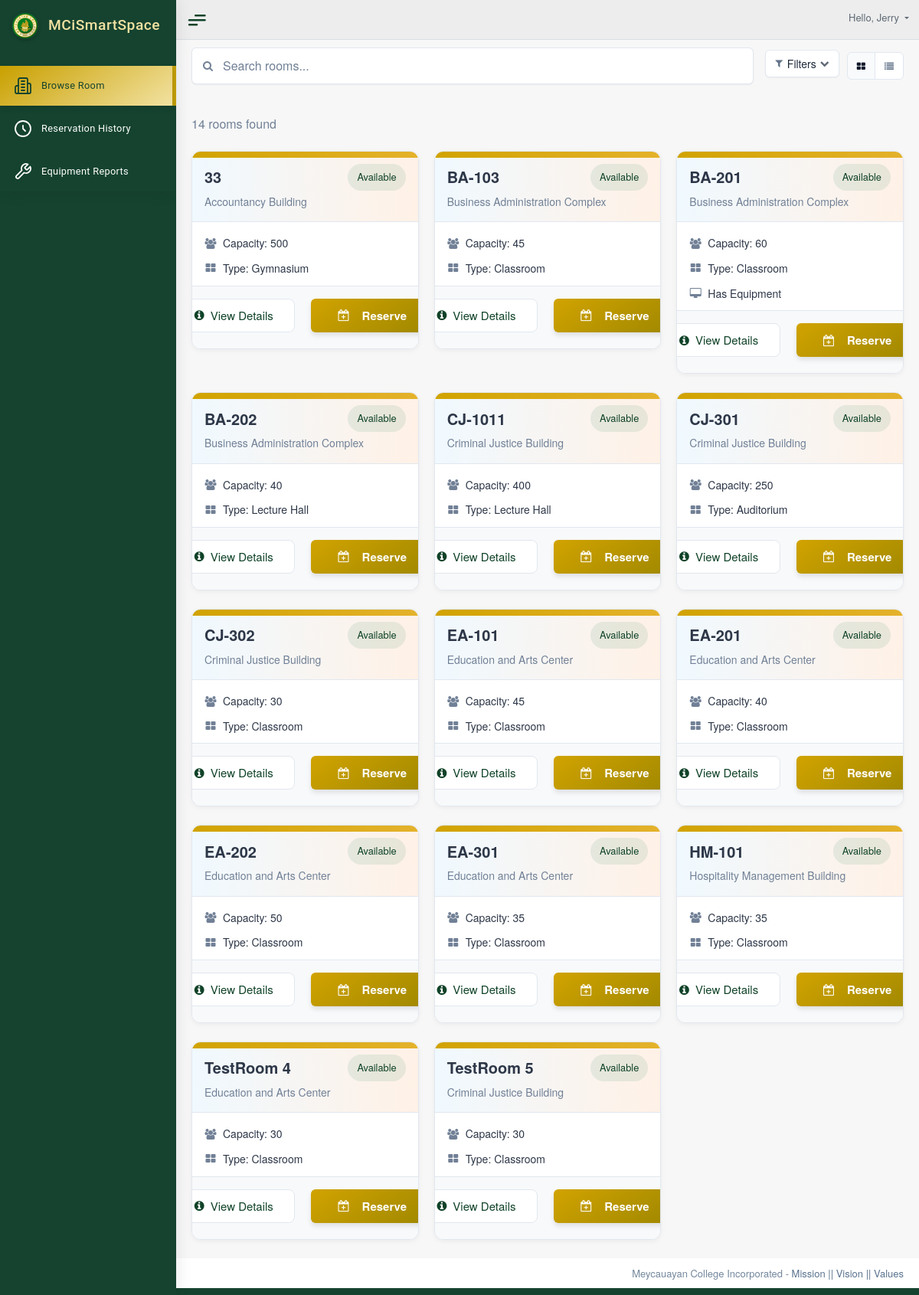
Screenshot of /users/users_browse_room.php (signed in) with the database file from the repository.
### tables this page shows
CREATE TABLE `rooms` (
  `id` int(11) NOT NULL,
  `room_name` varchar(255) NOT NULL,
  `room_type` varchar(255) NOT NULL,
  `capacity` int(11) NOT NULL,
  `RoomStatus` enum('available','occupied','maintenance') DEFAULT 'available',
  `created_at` timestamp NOT NULL DEFAULT current_timestamp(),
  `building_id` int(11) DEFAULT NULL
);

CREATE TABLE `buildings` (
  `id` int(11) NOT NULL,
  `building_name` varchar(255) NOT NULL,
  `department` varchar(255) NOT NULL,
  `number_of_floors` int(11) NOT NULL,
  `created_at` timestamp NOT NULL DEFAULT current_timestamp()
);

### users/users_browse_room.php (the view, shortened to what this page needs)
<!DOCTYPE html>
<html lang="en">
<head>
    <link rel="stylesheet" href="https://cdn.materialdesignicons.com/4.9.95/css/materialdesignicons.min.css">
    <link href="../vendors/bootstrap/dist/css/bootstrap.min.css" rel="stylesheet">
    <link href="../vendors/fontawesome/css/font-awesome.min.css" rel="stylesheet">
    <link href="../vendors/malihu-custom-scrollbar-plugin/jquery.mCustomScrollbar.min.css" rel="stylesheet" />
    <link href="../public/css/user_styles/custom.css" rel="stylesheet">
    <link href="../public/css/user_styles/custom2.css" rel="stylesheet">
    <link href="../public/css/user_styles/room-browser.css" rel="stylesheet">
    <link href="../public/css/user_styles/room-browser-styles.css" rel="stylesheet">
    <link href="../public/css/user_styles/room-reservation.css" rel="stylesheet">
    <link href="../public/css/user_styles/equipment-details.css" rel="stylesheet">
</head>
<body class="nav-md">
    <div class="container body">
        <div class="main_container">
            <?php include "layout/sidebar.php"; ?>
            <?php include "layout/topnav.php"; ?>
            <div class="right_col" role="main">
                <div>
                    <div class="row">
                        <div class="col-md-12">
                            <div class="search-filter-wrapper">
                                <div class="search-bar-container">
                                    <div class="search-input-wrapper">
                                        <i class="fa fa-search search-icon"></i>
                                        <input type="text" id="searchRooms" class="form-control" placeholder="Search rooms...">
                                    </div>
                                    <div class="view-toggle-container">
                                        <button class="filter-button" id="filterToggleBtn" type="button" onclick="toggleFilterDropdown(event)">
                                            <i class="fa fa-filter"></i> Filters <span class="filter-count-bubble" id="filterCountBubble">0</span> <i class="fa fa-chevron-down filter-chevron"></i>
                                        </button>
                                        <div class="view-toggle btn-group" role="group">
                                            <button type="button" class="btn active" id="gridView">
                                                <i class="fa fa-th-large"></i>
                                            </button>
                                            <button type="button" class="btn" id="listView">
                                                <i class="fa fa-list"></i>
                                            </button>
                                        </div>
                                    </div>
                                </div>
                                            <?php
                                            $conn = db();
                                            ?>
                            </div>
                            <div id="roomCount" class="room-count-display">6 rooms found</div>
                            <div class="row" id="roomsGrid">
                                <?php
                                $base_sql = "SELECT r.id, r.room_name, r.room_type, r.capacity, r.RoomStatus, b.id as building_id, b.building_name,
                            (SELECT COUNT(*) FROM room_equipment re WHERE re.room_id = r.id) as equipment_count
                            FROM rooms r
                            JOIN buildings b ON r.building_id = b.id";
                                $base_sql .= " ORDER BY r.room_name";
                                $stmt = $conn->prepare($base_sql);
                                $stmt->execute();
                                $result = $stmt->get_result();
                                if ($result->num_rows > 0) {
                                    while ($row = $result->fetch_assoc()) {
                                        $roomId = $row['id'];
                                        $roomName = $row['room_name'];
                                        $roomType = $row['room_type'];
                                        $capacity = $row['capacity'];
                                        $buildingId = $row['building_id'];
                                        $buildingName = $row['building_name'];
                                        $status = strtolower($row['RoomStatus']);
                                        $hasEquipment = $row['equipment_count'] > 0;
                                        $statusClass = "";
                                        $statusText = "";
                                        switch ($status) {
                                            case 'available':
                                                $statusClass = "label-success";
                                                $statusText = "Available";
                                                break;
                                        }
                                ?>
                                        <div class="col-md-4 room-card"
                                            data-room-id="<?php echo $roomId; ?>"
                                            data-building-id="<?php echo $buildingId; ?>"
                                            data-building-name="<?php echo htmlspecialchars($buildingName); ?>"
                                            data-room-name="<?php echo htmlspecialchars($roomName); ?>"
                                            data-room-type="<?php echo htmlspecialchars($roomType); ?>"
                                            data-capacity="<?php echo $capacity; ?>"
                                            data-status="<?php echo $status; ?>"
                                            data-status-text="<?php echo $statusText; ?>"
                                            data-status-class="<?php echo $statusClass; ?>"
                                            data-has-equipment="<?php echo $hasEquipment ? 'true' : 'false'; ?>">
                                            <div class="x_panel">
                                                <div class="x_title bg-header">
                                                    <div class="room-header">
                                                        <div class="room-chip">
                                                            <h2 class="room-name"><?php echo $roomName; ?></h2>
                                                            <span class="label <?php echo $statusClass; ?>"><?php echo $statusText; ?></span>
                                                        </div>
                                                        <p class="building-name"><?php echo $buildingName; ?></p>
                                                    </div>
                                                </div>
                                                <div class="x_content">
                                                    <div class="room-info">
                                                        <i class="fa fa-users"></i> Capacity: <?php echo $capacity; ?>
                                                    </div>
                                                    <div class="room-info">
                                                        <i class="fa fa-th-large"></i> Type: <?php echo $roomType; ?>
                                                    </div>
                                                    <?php if ($hasEquipment) { ?>
                                                        <div class="room-info">
                                                            <i class="fa fa-desktop"></i> Has Equipment
                                                        </div>
                                                    <?php } ?>
                                                    <div class="action-buttons">
                                                        <button type="button" class="btn-view" onclick="showRoomDetailsModal(this.parentNode.parentNode.parentNode.parentNode)">
                                                            <i class="fa fa-info-circle"></i> View Details
                                                        </button>
                                                        <?php if ($status == 'available') { ?>
                                                            <button type="button" class="btn-reserve" onclick="showReservationModal(<?php echo $roomId; ?>)">
                                                                <i class="fa fa-calendar-plus-o"></i> Reserve
                                                            </button>
                                                        <?php } else { ?>
                                                            <button type="button" class="btn-unavailable" disabled>
                                                                <i class="fa fa-calendar-times-o"></i> Unavailable
                                                            </button>
                                                        <?php } ?>
                                                    </div>
                                                </div>
                                            </div>
                                        </div>
                                <?php
                                    }
                                } else {
                                    echo "<script>document.getElementById('noResultsMessage').style.display = 'flex';</script>";
                                }
                                ?>
                            </div>
                        </div>
                    </div>
                </div>
            </div>
            <footer>
                <div class="pull-right">
                    Meycauayan College Incorporated - <a href="#">Mission || Vision || Values</a>
                </div>
                <div class="clearfix"></div>
            </footer>
            <?php include "../partials/footer.php"; ?>

### public/css/user_styles/custom2.css (style rules this page uses)
.nav.side-menu>li>a .icon svg { stroke-width: 1.8; }
.nav.side-menu>li.active>a svg { stroke: #15432f; }
.fa.fa-chevron-down { font-size: 12px; opacity: 0.7; transition: all 0.3s ease; }

### public/css/user_styles/room-browser.css (style rules this page uses)
:root { --primary-color: #15432f; --primary-hover: #2f9e6d; --secondary-color: #f5f7fa; --border-color: #e1e7ef; --text-color: #2d3748; --text-muted: #718096; --success-color: #15432f; --warning-color: #ffab00; --occupied-color: #f8c166; --card-shadow: 0 2px 6px rgba(0, 0, 0, 0.05); --transition: all 0.2s ease; }
.room-chip { display: flex; justify-content: space-between; align-items: center; }
#searchRooms { height: 48px; border-radius: 6px; padding-left: 40px; border: 1px solid var(--border-color); font-size: 1rem; }
.search-icon { position: absolute; left: 15px; top: 50%; transform: translateY(-50%); color: var(--text-muted); z-index: 10; }
.view-toggle .btn { padding: 12px 20px; border-radius: 6px; background-color: white; border: 1px solid var(--border-color); }
.view-toggle .btn.active { background-color: var(--secondary-color); color: var(--text-color); font-weight: 500; }
#roomCount { font-size: 1rem; color: var(--text-muted); font-weight: 500; margin-bottom: 1.5rem; }
.room-card { margin-bottom: 1.5rem; height: 100%; }
.room-card .x_panel { background-color: white; border-radius: 12px; box-shadow: 0 2px 6px rgba(0, 0, 0, 0.05); border: 1px solid #e1e7ef; overflow: hidden; transition: all 0.2s ease; height: 100%; display: flex; flex-direction: column; position: relative; }
.room-card .x_panel::before { content: ''; position: absolute; top: 0; left: 0; right: 0; height: 8px; background: linear-gradient(90deg, #d1a300, #e4b22b); }
.room-card .x_title { background: linear-gradient(to right, #f0f9ff, #fff1e6); padding: 1rem; border-bottom: 1px solid #e1e7ef; }
.room-card .x_title h2 { font-size: 1.25rem; font-weight: 600; margin: 0; color: #2d3748; display: inline-block; margin-right: 10px; }
.room-card .x_title p { font-size: 0.875rem; color: #718096; margin: 4px 0 0; display: block; }
.room-header { display: flex; flex-direction: column; }
.room-name { margin-bottom: 4px; }
.building-name { margin-top: 0; }
.room-card .label { padding: 0.5rem 0.75rem; border-radius: 99px; font-size: 0.8rem; font-weight: 500; display: inline-flex; align-items: center; gap: 5px; float: right; }
.room-card .label-success { background-color: rgba(100, 163, 130, 0.15); color: #0f4228; }
.room-card .x_content { padding: 0 1rem; flex: 1; display: flex; flex-direction: column; }
.room-info { font-size: 0.875rem; color: #2d3748; margin-bottom: 0.75rem; display: flex; align-items: center; }
.room-info:nth-child(1) { margin-top: 0.75rem; }
.room-info i { color: #718096; margin-right: 0.5rem; width: 16px; text-align: center; }
.action-buttons { margin-top: auto; display: flex; background-color: #f8f9fa; border-top: 1px solid #e1e7ef; margin-left: -1rem; margin-right: -1rem; padding: 1rem; justify-content: center; align-items: center; gap: 1rem; }
.btn-view, .btn-reserve, .btn-unavailable { min-width: 160px; height: 44px; padding: 0.75rem 1.5rem; border-radius: 8px; font-weight: 500; font-size: 0.9375rem; display: inline-flex; align-items: center; justify-content: center; gap: 0.5rem; flex: 0 0 auto; transition: all 0.2s ease; cursor: pointer; }
.btn-view { background-color: white; border: 1px solid #e1e7ef; color: #0f4228; }
.btn-reserve { background-color: #d1a300; border: none; color: white; }
.x_title { background: linear-gradient(to right, #f0f9ff, #fff1e6); margin-bottom: 0; }

### rows the page displays
rooms: room_name "33", RoomStatus "Available", building.building_name "Accountancy Building", capacity "500", room_type "Gymnasium"
rooms: room_name "BA-103", RoomStatus "Available", building.building_name "Business Administration Complex", capacity "45", room_type "Classroom"
rooms: room_name "BA-201", RoomStatus "Available", building.building_name "Business Administration Complex", capacity "60", room_type "Classroom", shows "Has Equipment"
rooms: room_name "BA-202", RoomStatus "Available", building.building_name "Business Administration Complex", capacity "40", room_type "Lecture Hall"
rooms: room_name "CJ-1011", RoomStatus "Available", building.building_name "Criminal Justice Building", capacity "400", room_type "Lecture Hall"
rooms: room_name "CJ-301", RoomStatus "Available", building.building_name "Criminal Justice Building", capacity "250", room_type "Auditorium"
rooms: room_name "CJ-302", RoomStatus "Available", building.building_name "Criminal Justice Building", capacity "30", room_type "Classroom"
rooms: room_name "EA-101", RoomStatus "Available", building.building_name "Education and Arts Center", capacity "45", room_type "Classroom"
rooms: room_name "EA-201", RoomStatus "Available", building.building_name "Education and Arts Center", capacity "40", room_type "Classroom"
rooms: room_name "EA-202", RoomStatus "Available", building.building_name "Education and Arts Center", capacity "50", room_type "Classroom"
rooms: room_name "EA-301", RoomStatus "Available", building.building_name "Education and Arts Center", capacity "35", room_type "Classroom"
rooms: room_name "HM-101", RoomStatus "Available", building.building_name "Hospitality Management Building", capacity "35", room_type "Classroom"
rooms: room_name "TestRoom 4", RoomStatus "Available", building.building_name "Education and Arts Center", capacity "30", room_type "Classroom"
rooms: room_name "TestRoom 5", RoomStatus "Available", building.building_name "Criminal Justice Building", capacity "30", room_type "Classroom"

### other values shown
$item['title'] "Browse Room"
$item['title'] "Reservation History"
$item['title'] "Equipment Reports"
$_SESSION['name'] "Jerry"
